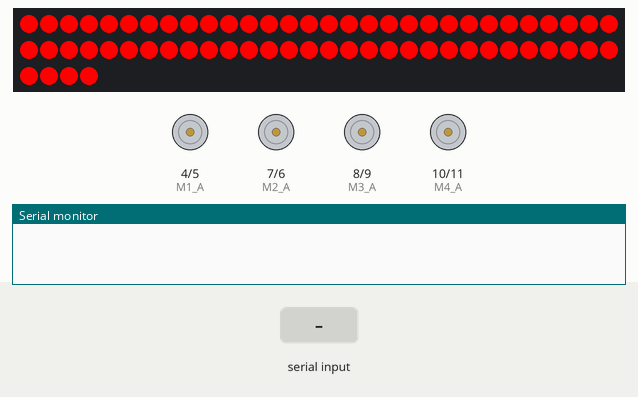
Recording of a sketch running on a simulated Arduino Uno, built with avr-gcc and run on an emulated ATmega328P. Parts: 64 RGB LEDs in strip order, left to right, continuing on the next row, motor-driver pin pairs drawn as motors (green arrow = first pin HIGH = forward, orange = second pin HIGH = backward, longer = more drive), the last lines printed to the serial monitor. Inputs (shaded band) come from the test bench.

Above: at 14.5 s.
14.6 s: "0\n" received over Serial
At 28.18 s:
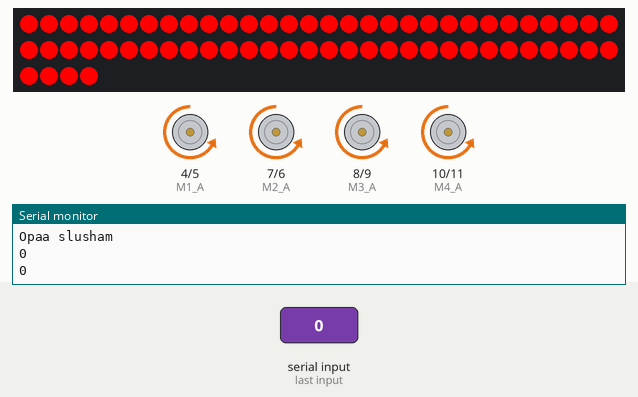
29.8 s: "90,45\n" received over Serial
At 72.92 s:
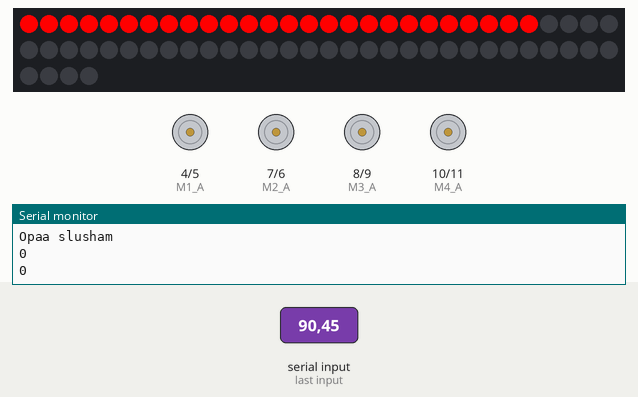
Timing chart, 0 to 73.0 s (numbered marks = the images above; inputs shaded):
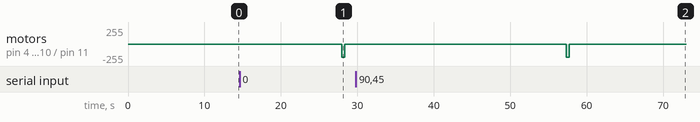

The sketch:

arduino_code.ino
```cpp
#include <Adafruit_NeoPixel.h>

#define M1_A 4
#define M1_B 5  //PWM

#define M2_A 7
#define M2_B 6  //PWM

#define M3_A 8
#define M3_B 9  //PWM

#define M4_A 10  //PWM
#define M4_B 11  //PWM

#define PIN 3
#define MATRIX_WIDTH 16
#define MATRIX_HEIGHT 16
#define NUM_PIXELS (MATRIX_WIDTH * MATRIX_HEIGHT)

Adafruit_NeoPixel matrix(64, 3, NEO_GRB + NEO_KHZ800);

typedef struct {
  uint8_t r;
  uint8_t g;
  uint8_t b;
} Pixel;

void setup() {

  Serial.begin(115200);

  matrix.begin();
  matrix.show();

  pinMode(M1_A, OUTPUT);
  pinMode(M1_B, OUTPUT);
  pinMode(M2_A, OUTPUT);
  pinMode(M2_B, OUTPUT);
  pinMode(M3_A, OUTPUT);
  pinMode(M3_B, OUTPUT);
  pinMode(M4_A, OUTPUT);
  pinMode(M4_B, OUTPUT);
}


int rusa = 52;
int emoji = 48;

Pixel angry[16][16] = {
  { { 0, 0, 0 }, { 0, 0, 0 }, { 0, 0, 0 }, { 0, 0, 0 }, { 0, 0, 0 }, { 0, 0, 0 }, { 0, 0, 0 }, { 0, 0, 0 }, { 0, 0, 0 }, { 0, 0, 0 }, { 0, 0, 0 }, { 0, 0, 0 }, { 0, 0, 0 }, { 0, 0, 0 }, { 0, 0, 0 }, { 0, 0, 0 } },
  { { 0, 0, 0 }, { 0, 0, 0 }, { 0, 0, 0 }, { 0, 0, 0 }, { 0, 0, 0 }, { 0, 0, 0 }, { 0, 0, 0 }, { 0, 0, 0 }, { 0, 0, 0 }, { 0, 0, 0 }, { 0, 0, 0 }, { 0, 0, 0 }, { 0, 0, 0 }, { 0, 0, 0 }, { 0, 0, 0 }, { 0, 0, 0 } },
  { { 0, 0, 0 }, { 0, 0, 0 }, { 0, 0, 0 }, { 0, 0, 0 }, { 0, 0, 0 }, { 0, 0, 0 }, { 0, 0, 0 }, { 0, 0, 0 }, { 0, 0, 0 }, { 0, 0, 0 }, { 0, 0, 0 }, { 0, 0, 0 }, { 0, 0, 0 }, { 0, 0, 0 }, { 0, 0, 0 }, { 0, 0, 0 } },
  { { 0, 0, 0 }, { 0, 0, 0 }, { 200, 0, 0 }, { 200, 0, 0 }, { 0, 0, 0 }, { 0, 0, 0 }, { 0, 0, 0 }, { 0, 0, 0 }, { 0, 0, 0 }, { 0, 0, 0 }, { 0, 0, 0 }, { 200, 0, 0 }, { 200, 0, 0 }, { 0, 0, 0 }, { 0, 0, 0 }, { 0, 0, 0 } },
  { { 0, 0, 0 }, { 0, 0, 0 }, { 0, 0, 0 }, { 0, 0, 0 }, { 200, 0, 0 }, { 200, 0, 0 }, { 0, 0, 0 }, { 0, 0, 0 }, { 0, 0, 0 }, { 0, 0, 0 }, { 0, 0, 0 }, { 200, 0, 0 }, { 200, 0, 0 }, { 0, 0, 0 }, { 0, 0, 0 } },
  { { 0, 0, 0 }, { 0, 0, 0 }, { 0, 0, 0 }, { 0, 0, 0 }, { 200, 0, 0 }, { 200, 0, 0 }, { 0, 0, 0 }, { 0, 0, 0 }, { 0, 0, 0 }, { 200, 0, 0 }, { 200, 0, 0 }, { 0, 0, 0 }, { 0, 0, 0 }, { 0, 0, 0 }, { 0, 0, 0 }, { 0, 0, 0 } },
  { { 0, 0, 0 }, { 0, 0, 0 }, { 0, 0, 0 }, { 0, 0, 0 }, { 0, 0, 0 }, { 0, 0, 0 }, { 0, 0, 0 }, { 0, 0, 0 }, { 0, 0, 0 }, { 0, 0, 0 }, { 0, 0, 0 }, { 0, 0, 0 }, { 0, 0, 0 }, { 0, 0, 0 }, { 0, 0, 0 }, { 0, 0, 0 } },
  { { 0, 0, 0 }, { 0, 0, 0 }, { 0, 0, 0 }, { 0, 0, 0 }, { 0, 0, 0 }, { 0, 0, 0 }, { 0, 0, 0 }, { 0, 0, 0 }, { 0, 0, 0 }, { 0, 0, 0 }, { 0, 0, 0 }, { 0, 0, 0 }, { 0, 0, 0 }, { 0, 0, 0 }, { 0, 0, 0 }, { 0, 0, 0 } },
  { { 0, 0, 0 }, { 0, 0, 0 }, { 0, 0, 0 }, { 0, 0, 0 }, { 0, 0, 0 }, { 0, 0, 0 }, { 0, 0, 0 }, { 0, 0, 0 }, { 0, 0, 0 }, { 0, 0, 0 }, { 0, 0, 0 }, { 0, 0, 0 }, { 0, 0, 0 }, { 0, 0, 0 }, { 0, 0, 0 }, { 0, 0, 0 } },
  { { 0, 0, 0 }, { 0, 0, 0 }, { 0, 0, 0 }, { 0, 0, 0 }, { 0, 0, 0 }, { 0, 0, 0 }, { 0, 0, 0 }, { 0, 0, 0 }, { 0, 0, 0 }, { 0, 0, 0 }, { 0, 0, 0 }, { 0, 0, 0 }, { 0, 0, 0 }, { 0, 0, 0 }, { 0, 0, 0 }, { 0, 0, 0 } },
  { { 0, 0, 0 }, { 0, 0, 0 }, { 0, 0, 0 }, { 0, 0, 0 }, { 229, 0, 0 }, { 229, 0, 0 }, { 229, 0, 0 }, { 229, 0, 0 }, { 229, 0, 0 }, { 229, 0, 0 }, { 229, 0, 0 }, { 229, 0, 0 }, { 0, 0, 0 }, { 0, 0, 0 }, { 0, 0, 0 }, { 0, 0, 0 } },
  { { 0, 0, 0 }, { 0, 0, 0 }, { 0, 0, 0 }, { 229, 0, 0 }, { 229, 0, 0 }, { 0, 0, 0 }, { 0, 0, 0 }, { 0, 0, 0 }, { 0, 0, 0 }, { 0, 0, 0 }, { 0, 0, 0 }, { 229, 0, 0 }, { 229, 0, 0 }, { 0, 0, 0 }, { 0, 0, 0 }, { 0, 0, 0 } },
  { { 0, 0, 0 }, { 0, 0, 0 }, { 0, 0, 0 }, { 229, 0, 0 }, { 0, 0, 0 }, { 0, 0, 0 }, { 0, 0, 0 }, { 0, 0, 0 }, { 0, 0, 0 }, { 0, 0, 0 }, { 0, 0, 0 }, { 0, 0, 0 }, { 229, 0, 0 }, { 0, 0, 0 }, { 0, 0, 0 }, { 0, 0, 0 } }
};


Pixel sad[16][16] = {
  { { 0, 0, 0 }, { 0, 0, 0 }, { 0, 0, 0 }, { 0, 0, 0 }, { 0, 0, 0 }, { 0, 0, 0 }, { 0, 0, 0 }, { 0, 0, 0 }, { 0, 0, 0 }, { 0, 0, 0 }, { 0, 0, 0 }, { 0, 0, 0 }, { 0, 0, 0 }, { 0, 0, 0 }, { 0, 0, 0 }, { 0, 0, 0 } },
  { { 0, 0, 0 }, { 0, 0, 0 }, { 0, 0, 0 }, { 0, 0, 0 }, { 0, 0, 0 }, { 0, 0, 0 }, { 0, 0, 0 }, { 0, 0, 0 }, { 0, 0, 0 }, { 0, 0, 0 }, { 0, 0, 0 }, { 0, 0, 0 }, { 0, 0, 0 }, { 0, 0, 0 }, { 0, 0, 0 }, { 0, 0, 0 } },
  { { 0, 0, 0 }, { 0, 0, 0 }, { 0, 0, 0 }, { 0, 0, 0 }, { 0, 0, 0 }, { 0, 0, 0 }, { 0, 0, 0 }, { 0, 0, 0 }, { 0, 0, 0 }, { 0, 0, 0 }, { 0, 0, 0 }, { 0, 0, 0 }, { 0, 0, 0 }, { 0, 0, 0 }, { 0, 0, 0 }, { 0, 0, 0 } },
  { { 0, 0, 0 }, { 0, 0, 0 }, { 0, 0, 0 }, { 0, 0, 0 }, { 0, 0, 0 }, { 34, 177, 76 }, { 34, 177, 76 }, { 0, 0, 0 }, { 0, 0, 0 }, { 0, 0, 0 }, { 34, 177, 76 }, { 34, 177, 76 }, { 0, 0, 0 }, { 0, 0, 0 }, { 0, 0, 0 }, { 0, 0, 0 } },
  { { 0, 0, 0 }, { 0, 0, 0 }, { 0, 0, 0 }, { 0, 0, 0 }, { 34, 177, 76 }, { 34, 177, 76 }, { 0, 0, 0 }, { 0, 0, 0 }, { 0, 0, 0 }, { 34, 177, 76 }, { 34, 177, 76 }, { 0, 0, 0 }, { 0, 0, 0 }, { 0, 0, 0 }, { 0, 0, 0 }, { 0, 0, 0 } },
  { { 0, 0, 0 }, { 0, 0, 0 }, { 0, 0, 0 }, { 0, 0, 0 }, { 0, 0, 0 }, { 34, 177, 76 }, { 34, 177, 76 }, { 0, 0, 0 }, { 0, 0, 0 }, { 0, 0, 0 }, { 34, 177, 76 }, { 34, 177, 76 }, { 0, 0, 0 }, { 0, 0, 0 }, { 0, 0, 0 }, { 0, 0, 0 } },
  { { 0, 0, 0 }, { 0, 0, 0 }, { 0, 0, 0 }, { 0, 0, 0 }, { 0, 0, 0 }, { 0, 0, 0 }, { 0, 0, 0 }, { 0, 0, 0 }, { 0, 0, 0 }, { 0, 0, 0 }, { 0, 0, 0 }, { 0, 0, 0 }, { 0, 0, 0 }, { 0, 0, 0 }, { 0, 0, 0 }, { 0, 0, 0 } },
  { { 0, 0, 0 }, { 0, 0, 0 }, { 0, 0, 0 }, { 0, 0, 0 }, { 0, 0, 0 }, { 0, 0, 0 }, { 0, 0, 0 }, { 0, 0, 0 }, { 0, 0, 0 }, { 0, 0, 0 }, { 0, 0, 0 }, { 0, 0, 0 }, { 0, 0, 0 }, { 0, 0, 0 }, { 0, 0, 0 }, { 0, 0, 0 } },
  { { 0, 0, 0 }, { 0, 0, 0 }, { 0, 0, 0 }, { 0, 0, 0 }, { 0, 0, 0 }, { 0, 0, 0 }, { 0, 0, 0 }, { 0, 0, 0 }, { 0, 0, 0 }, { 0, 0, 0 }, { 0, 0, 0 }, { 0, 0, 0 }, { 0, 0, 0 }, { 0, 0, 0 }, { 0, 0, 0 }, { 0, 0, 0 } },
  { { 0, 0, 0 }, { 0, 0, 0 }, { 0, 0, 0 }, { 0, 0, 0 }, { 229, 170, 122 }, { 229, 170, 122 }, { 229, 170, 122 }, { 229, 170, 122 }, { 229, 170, 122 }, { 229, 170, 122 }, { 229, 170, 122 }, { 229, 170, 122 }, { 0, 0, 0 }, { 0, 0, 0 }, { 0, 0, 0 }, { 0, 0, 0 } },
  { { 0, 0, 0 }, { 0, 0, 0 }, { 0, 0, 0 }, { 229, 170, 122 }, { 229, 170, 122 }, { 0, 0, 0 }, { 0, 0, 0 }, { 0, 0, 0 }, { 0, 0, 0 }, { 0, 0, 0 }, { 0, 0, 0 }, { 229, 170, 122 }, { 229, 170, 122 }, { 0, 0, 0 }, { 0, 0, 0 }, { 0, 0, 0 } },
  { { 0, 0, 0 }, { 0, 0, 0 }, { 0, 0, 0 }, { 229, 170, 122 }, { 0, 0, 0 }, { 0, 0, 0 }, { 0, 0, 0 }, { 0, 0, 0 }, { 0, 0, 0 }, { 0, 0, 0 }, { 0, 0, 0 }, { 0, 0, 0 }, { 229, 170, 122 }, { 0, 0, 0 }, { 0, 0, 0 }, { 0, 0, 0 } }
};

Pixel happy[16][16] = {
  { { 0, 0, 0 }, { 0, 0, 0 }, { 0, 0, 0 }, { 0, 0, 0 }, { 0, 0, 0 }, { 0, 0, 0 }, { 0, 0, 0 }, { 0, 0, 0 }, { 0, 0, 0 }, { 0, 0, 0 }, { 0, 0, 0 }, { 0, 0, 0 }, { 0, 0, 0 }, { 0, 0, 0 }, { 0, 0, 0 }, { 0, 0, 0 } },
  { { 0, 0, 0 }, { 0, 0, 0 }, { 0, 0, 0 }, { 0, 0, 0 }, { 0, 0, 0 }, { 0, 0, 0 }, { 0, 0, 0 }, { 0, 0, 0 }, { 0, 0, 0 }, { 0, 0, 0 }, { 0, 0, 0 }, { 0, 0, 0 }, { 0, 0, 0 }, { 0, 0, 0 }, { 0, 0, 0 }, { 0, 0, 0 } },
  { { 0, 0, 0 }, { 0, 0, 0 }, { 0, 0, 0 }, { 0, 0, 0 }, { 0, 0, 0 }, { 0, 0, 0 }, { 0, 0, 0 }, { 0, 0, 0 }, { 0, 0, 0 }, { 0, 0, 0 }, { 0, 0, 0 }, { 0, 0, 0 }, { 0, 0, 0 }, { 0, 0, 0 }, { 0, 0, 0 }, { 0, 0, 0 } },
  { { 0, 0, 0 }, { 0, 0, 0 }, { 0, 0, 0 }, { 0, 0, 0 }, { 0, 0, 0 }, { 34, 177, 76 }, { 34, 177, 76 }, { 0, 0, 0 }, { 0, 0, 0 }, { 0, 0, 0 }, { 34, 177, 76 }, { 34, 177, 76 }, { 0, 0, 0 }, { 0, 0, 0 }, { 0, 0, 0 }, { 0, 0, 0 } },
  { { 0, 0, 0 }, { 0, 0, 0 }, { 0, 0, 0 }, { 0, 0, 0 }, { 34, 177, 76 }, { 34, 177, 76 }, { 0, 0, 0 }, { 0, 0, 0 }, { 0, 0, 0 }, { 34, 177, 76 }, { 34, 177, 76 }, { 0, 0, 0 }, { 0, 0, 0 }, { 0, 0, 0 }, { 0, 0, 0 }, { 0, 0, 0 } },
  { { 0, 0, 0 }, { 0, 0, 0 }, { 0, 0, 0 }, { 0, 0, 0 }, { 0, 0, 0 }, { 34, 177, 76 }, { 34, 177, 76 }, { 0, 0, 0 }, { 0, 0, 0 }, { 0, 0, 0 }, { 34, 177, 76 }, { 34, 177, 76 }, { 0, 0, 0 }, { 0, 0, 0 }, { 0, 0, 0 }, { 0, 0, 0 } },
  { { 0, 0, 0 }, { 0, 0, 0 }, { 0, 0, 0 }, { 0, 0, 0 }, { 0, 0, 0 }, { 0, 0, 0 }, { 0, 0, 0 }, { 0, 0, 0 }, { 0, 0, 0 }, { 0, 0, 0 }, { 0, 0, 0 }, { 0, 0, 0 }, { 0, 0, 0 }, { 0, 0, 0 }, { 0, 0, 0 }, { 0, 0, 0 } },
  { { 0, 0, 0 }, { 0, 0, 0 }, { 0, 0, 0 }, { 0, 0, 0 }, { 0, 0, 0 }, { 0, 0, 0 }, { 0, 0, 0 }, { 0, 0, 0 }, { 0, 0, 0 }, { 0, 0, 0 }, { 0, 0, 0 }, { 0, 0, 0 }, { 0, 0, 0 }, { 0, 0, 0 }, { 0, 0, 0 }, { 0, 0, 0 } },
  { { 0, 0, 0 }, { 0, 0, 0 }, { 0, 0, 0 }, { 0, 0, 0 }, { 0, 0, 0 }, { 0, 0, 0 }, { 0, 0, 0 }, { 0, 0, 0 }, { 0, 0, 0 }, { 0, 0, 0 }, { 0, 0, 0 }, { 0, 0, 0 }, { 0, 0, 0 }, { 0, 0, 0 }, { 0, 0, 0 }, { 0, 0, 0 } },
  { { 0, 0, 0 }, { 0, 0, 0 }, { 229, 170, 122 }, { 229, 170, 122 }, { 0, 0, 0 }, { 0, 0, 0 }, { 0, 0, 0 }, { 0, 0, 0 }, { 0, 0, 0 }, { 0, 0, 0 }, { 0, 0, 0 }, { 0, 0, 0 }, { 229, 170, 122 }, { 229, 170, 122 }, { 0, 0, 0 }, { 0, 0, 0 } },
  { { 0, 0, 0 }, { 0, 0, 0 }, { 0, 0, 0 }, { 229, 170, 122 }, { 0, 0, 0 }, { 0, 0, 0 }, { 0, 0, 0 }, { 0, 0, 0 }, { 0, 0, 0 }, { 0, 0, 0 }, { 0, 0, 0 }, { 0, 0, 0 }, { 229, 170, 122 }, { 0, 0, 0 }, { 0, 0, 0 }, { 0, 0, 0 } },
  { { 0, 0, 0 }, { 0, 0, 0 }, { 0, 0, 0 }, { 0, 0, 0 }, { 229, 170, 122 }, { 229, 170, 122 }, { 229, 170, 122 }, { 229, 170, 122 }, { 229, 170, 122 }, { 229, 170, 122 }, { 229, 170, 122 }, { 229, 170, 122 }, { 0, 0, 0 }, { 0, 0, 0 }, { 0, 0, 0 }, { 0, 0, 0 } }
};

Pixel wow[16][16] = {
  { { 0, 0, 0 }, { 0, 0, 0 }, { 0, 0, 0 }, { 0, 0, 0 }, { 0, 0, 0 }, { 0, 0, 0 }, { 0, 0, 0 }, { 0, 0, 0 }, { 0, 0, 0 }, { 0, 0, 0 }, { 0, 0, 0 }, { 0, 0, 0 }, { 0, 0, 0 }, { 0, 0, 0 }, { 0, 0, 0 }, { 0, 0, 0 } },
  { { 0, 0, 0 }, { 0, 0, 0 }, { 0, 0, 0 }, { 0, 0, 0 }, { 0, 0, 0 }, { 0, 0, 0 }, { 0, 0, 0 }, { 0, 0, 0 }, { 0, 0, 0 }, { 0, 0, 0 }, { 0, 0, 0 }, { 0, 0, 0 }, { 0, 0, 0 }, { 0, 0, 0 }, { 0, 0, 0 }, { 0, 0, 0 } },
  { { 0, 0, 0 }, { 0, 0, 0 }, { 0, 0, 0 }, { 0, 0, 0 }, { 0, 0, 0 }, { 0, 0, 0 }, { 0, 0, 0 }, { 0, 0, 0 }, { 0, 0, 0 }, { 0, 0, 0 }, { 0, 0, 0 }, { 0, 0, 0 }, { 0, 0, 0 }, { 0, 0, 0 }, { 0, 0, 0 }, { 0, 0, 0 } },
  { { 0, 0, 0 }, { 0, 0, 0 }, { 0, 0, 0 }, { 0, 0, 0 }, { 0, 0, 0 }, { 34, 177, 76 }, { 34, 177, 76 }, { 0, 0, 0 }, { 0, 0, 0 }, { 0, 0, 0 }, { 34, 177, 76 }, { 34, 177, 76 }, { 0, 0, 0 }, { 0, 0, 0 }, { 0, 0, 0 }, { 0, 0, 0 } },
  { { 0, 0, 0 }, { 0, 0, 0 }, { 0, 0, 0 }, { 0, 0, 0 }, { 34, 177, 76 }, { 34, 177, 76 }, { 0, 0, 0 }, { 0, 0, 0 }, { 0, 0, 0 }, { 34, 177, 76 }, { 34, 177, 76 }, { 0, 0, 0 }, { 0, 0, 0 }, { 0, 0, 0 }, { 0, 0, 0 }, { 0, 0, 0 } },
  { { 0, 0, 0 }, { 0, 0, 0 }, { 0, 0, 0 }, { 0, 0, 0 }, { 0, 0, 0 }, { 34, 177, 76 }, { 34, 177, 76 }, { 0, 0, 0 }, { 0, 0, 0 }, { 0, 0, 0 }, { 34, 177, 76 }, { 34, 177, 76 }, { 0, 0, 0 }, { 0, 0, 0 }, { 0, 0, 0 }, { 0, 0, 0 } },
  { { 0, 0, 0 }, { 0, 0, 0 }, { 0, 0, 0 }, { 0, 0, 0 }, { 0, 0, 0 }, { 0, 0, 0 }, { 0, 0, 0 }, { 0, 0, 0 }, { 0, 0, 0 }, { 0, 0, 0 }, { 0, 0, 0 }, { 0, 0, 0 }, { 0, 0, 0 }, { 0, 0, 0 }, { 0, 0, 0 }, { 0, 0, 0 } },
  { { 0, 0, 0 }, { 0, 0, 0 }, { 0, 0, 0 }, { 0, 0, 0 }, { 0, 0, 0 }, { 0, 0, 0 }, { 0, 0, 0 }, { 0, 0, 0 }, { 0, 0, 0 }, { 0, 0, 0 }, { 0, 0, 0 }, { 0, 0, 0 }, { 0, 0, 0 }, { 0, 0, 0 }, { 0, 0, 0 }, { 0, 0, 0 } },
  { { 0, 0, 0 }, { 0, 0, 0 }, { 0, 0, 0 }, { 0, 0, 0 }, { 229, 170, 122 }, { 229, 170, 122 }, { 229, 170, 122 }, { 229, 170, 122 }, { 229, 170, 122 }, { 229, 170, 122 }, { 229, 170, 122 }, { 229, 170, 122 }, { 0, 0, 0 }, { 0, 0, 0 }, { 0, 0, 0 }, { 0, 0, 0 } },
  { { 0, 0, 0 }, { 0, 0, 0 }, { 0, 0, 0 }, { 229, 170, 122 }, { 229, 170, 122 }, { 0, 0, 0 }, { 0, 0, 0 }, { 0, 0, 0 }, { 0, 0, 0 }, { 0, 0, 0 }, { 0, 0, 0 }, { 229, 170, 122 }, { 229, 170, 122 }, { 0, 0, 0 }, { 0, 0, 0 }, { 0, 0, 0 } },
  { { 0, 0, 0 }, { 0, 0, 0 }, { 0, 0, 0 }, { 229, 170, 122 }, { 0, 0, 0 }, { 0, 0, 0 }, { 0, 0, 0 }, { 0, 0, 0 }, { 0, 0, 0 }, { 0, 0, 0 }, { 0, 0, 0 }, { 0, 0, 0 }, { 229, 170, 122 }, { 0, 0, 0 }, { 0, 0, 0 }, { 0, 0, 0 } },
  { { 0, 0, 0 }, { 0, 0, 0 }, { 229, 170, 122 }, { 229, 170, 122 }, { 0, 0, 0 }, { 0, 0, 0 }, { 0, 0, 0 }, { 0, 0, 0 }, { 0, 0, 0 }, { 0, 0, 0 }, { 0, 0, 0 }, { 0, 0, 0 }, { 229, 170, 122 }, { 229, 170, 122 }, { 0, 0, 0 }, { 0, 0, 0 } },
  { { 0, 0, 0 }, { 0, 0, 0 }, { 0, 0, 0 }, { 229, 170, 122 }, { 0, 0, 0 }, { 0, 0, 0 }, { 0, 0, 0 }, { 0, 0, 0 }, { 0, 0, 0 }, { 0, 0, 0 }, { 0, 0, 0 }, { 0, 0, 0 }, { 229, 170, 122 }, { 0, 0, 0 }, { 0, 0, 0 }, { 0, 0, 0 } },
  { { 0, 0, 0 }, { 0, 0, 0 }, { 0, 0, 0 }, { 0, 0, 0 }, { 229, 170, 122 }, { 229, 170, 122 }, { 229, 170, 122 }, { 229, 170, 122 }, { 229, 170, 122 }, { 229, 170, 122 }, { 229, 170, 122 }, { 229, 170, 122 }, { 0, 0, 0 }, { 0, 0, 0 }, { 0, 0, 0 }, { 0, 0, 0 } }
};

void sademoji() {
  for (int j = 0; j < 16; j++) {  // Cycle through colors
    for (int i = 0; i < 16; i++) {
      matrix.setPixelColor(j * 16 + i, sad[j][i].r, sad[j][i].g, sad[j][i].b);
    }
    matrix.show();
  }
}

void happyemoji() {
  for (int j = 0; j < 16; j++) {
    for (int i = 0; i < 16; i++) {
      matrix.setPixelColor(j * 16 + i, happy[j][i].r, happy[j][i].g, happy[j][i].b);
    }
    matrix.show();
  }
}

void angryemoji() {
  for (int j = 0; j < 16; j++) {
    for (int i = 0; i < 16; i++) {
      matrix.setPixelColor(j * 16 + i, angry[j][i].r, angry[j][i].g, angry[j][i].b);
    }
    matrix.show();
  }
}

void wowemoji() {
  for (int j = 0; j < 16; j++) {
    for (int i = 0; i < 16; i++) {
      matrix.setPixelColor(j * 16 + i, wow[j][i].r, wow[j][i].g, wow[j][i].b);
    }
    matrix.show();
  }
}

void moveMotor(int pinA, int pinB, int speed) {
  if (speed > 255) speed = 255;
  if (speed < -255) speed = -255;

  if (speed > 0) {
    analogWrite(pinB, speed);
    digitalWrite(pinA, LOW);
  } else if (speed < 0) {
    analogWrite(pinB, 255 - abs(speed));
    digitalWrite(pinA, HIGH);
  } else {
    digitalWrite(pinA, LOW);
    digitalWrite(pinB, LOW);
  }
}
void moveMotor1(int speed) {
  moveMotor(M1_A, M1_B, speed);
}
void moveMotor2(int speed) {
  moveMotor(M2_A, M2_B, speed);
}
void moveMotor3(int speed) {
  moveMotor(M3_A, M3_B, speed);
}
void moveMotor4(int speed) {
  moveMotor(M4_A, M4_B, speed);
}

// Stop all motors
void stopMotors() {
  moveMotor1(0);
  moveMotor2(0);
  moveMotor3(0);
  moveMotor4(0);
}

void Forward() {
  moveMotor1(200);
  moveMotor2(200);
  moveMotor3(200);
  moveMotor4(200);
}

void Left() {
  moveMotor1(-200);
  moveMotor2(-200);
  moveMotor3(200);
  moveMotor4(200);
}

void Right() {
  moveMotor1(200);
  moveMotor2(200);
  moveMotor3(-200);
  moveMotor4(-200);
}

void Back() {
  moveMotor1(-200);
  moveMotor2(-200);
  moveMotor3(-200);
  moveMotor4(-200);
}


void loop() {

  for (int j = 0; j < 16; j++) {
    for (int i = 0; i < 16; i++) {
      matrix.setPixelColor(j * 16 + i, 255, 0, 0);
      matrix.show();
      delay(50);
    }
  }

  if (Serial.available() != 0) {
    Serial.println("Opaa slusham");
    emoji = Serial.parseInt();
    rusa = Serial.parseInt();
    Serial.println(rusa);
    Serial.println(emoji);
  }

  if (rusa == 0) {
    Forward();
    delay(340);
  }
  if (rusa == 1) {
    Back();
    delay(340);
  }
  if (rusa == 2) {
    Right();
    delay(340);
  }
  if (rusa == 3) {
    Left();
    delay(340);
  }
  if (rusa == 4) {
    stopMotors();
    delay(340);
  }

  // // emotikonkiiii

  if (rusa == 0) {
    for (int j = 0; j < 16; j++) {
      for (int i = 0; i < 16; i++) {
        matrix.setPixelColor(j * 16 + i,255, 0, 0);
      }
      matrix.show();
    }
  }
  if (rusa == 1) {
    for (int j = 0; j < 16; j++) {
      for (int i = 0; i < 16; i++) {
        matrix.setPixelColor(j * 16 + i, 0, 0, 255);
      }
      matrix.show();
    }
  }
  if (rusa == 2) {
    for (int j = 0; j < 16; j++) {
      for (int i = 0; i < 16; i++) {
        matrix.setPixelColor(j * 16 + i, (int)angry[j][i].r, (int)angry[j][i].g, (int)angry[j][i].b);
      }
      matrix.show();
    }
  }
  if (rusa == 3) {
    for (int j = 0; j < 16; j++) {
      for (int i = 0; i < 16; i++) {
        matrix.setPixelColor(j * 16 + i, (int)wow[j][i].r, (int)wow[j][i].g, (int)wow[j][i].b);
      }
      matrix.show();
    }
  }
  if (rusa == 4) {
    for (int i = 0; i < NUM_PIXELS; i++) {
      matrix.setPixelColor(i, 0, 0, 0);
    }
    matrix.show();
  }

  stopMotors();
  rusa = 4;
  delay(5);
}
```

Measured:
- after the input at 14.6 s, motor on pin 4 (M1_A) / pin 5 (M1_B), motor on pin 7 (M2_A) / pin 6 (M2_B), motor on pin 8 (M3_A) / pin 9 (M3_B), motor on pin 10 (M4_A) / pin 11 (M4_B): stopped → backward 200/255 after 13.4 s, → stopped 0.38 s later
- after the input at 29.8 s, motor on pin 4 (M1_A) / pin 5 (M1_B), motor on pin 7 (M2_A) / pin 6 (M2_B), motor on pin 8 (M3_A) / pin 9 (M3_B), motor on pin 10 (M4_A) / pin 11 (M4_B): stopped → backward 200/255 after 27.6 s, → stopped 0.38 s later
